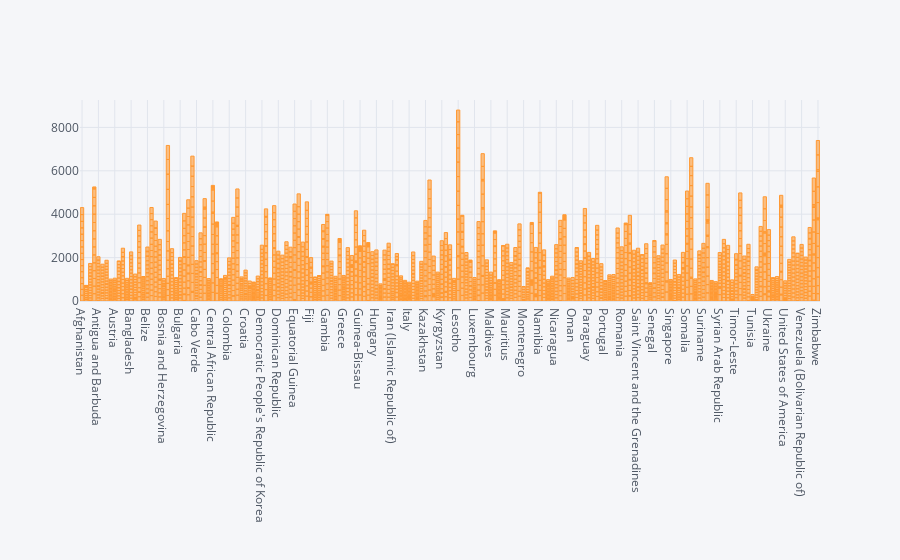

Source (notebook cell):
### Code cell
who_df_copy.iplot(kind='bar',x='country',y='adult mortality')

### Figure 1 — Plotly figure (JSON) as saved in the notebook; plotly's stock layout.template omitted (floating-point values rounded to 4 significant figures; data arrays with more than 128 entries replaced by an {"elided": "..."} marker saying what was removed)
{"data": [{"name": "adult mortality", "text": "", "y": {"elided": "2888 int values"}, "marker": {"color": "rgba(255, 153, 51, 0.6)", "line": {"color": "rgba(255, 153, 51, 1.0)", "width": 1}}, "x": {"elided": "2888 str values"}, "type": "bar", "orientation": "v"}], "layout": {"title": {"font": {"color": "#4D5663"}}, "paper_bgcolor": "#F5F6F9", "plot_bgcolor": "#F5F6F9", "yaxis": {"tickfont": {"color": "#4D5663"}, "zerolinecolor": "#E1E5ED", "title": {"text": "", "font": {"color": "#4D5663"}}, "gridcolor": "#E1E5ED", "showgrid": true}, "xaxis": {"tickfont": {"color": "#4D5663"}, "zerolinecolor": "#E1E5ED", "title": {"text": "", "font": {"color": "#4D5663"}}, "gridcolor": "#E1E5ED", "showgrid": true}, "legend": {"bgcolor": "#F5F6F9", "font": {"color": "#4D5663"}}}}
